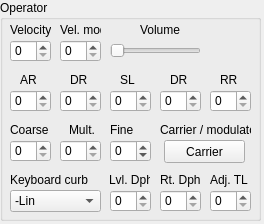
<?xml version="1.0" encoding="UTF-8"?>
<ui version="4.0">
 <class>QOperateur</class>
 <widget class="QWidget" name="QOperateur">
  <property name="geometry">
   <rect>
    <x>0</x>
    <y>0</y>
    <width>264</width>
    <height>224</height>
   </rect>
  </property>
  <property name="windowTitle">
   <string>Form</string>
  </property>
  <widget class="QGroupBox" name="grpBox_opera">
   <property name="geometry">
    <rect>
     <x>0</x>
     <y>0</y>
     <width>261</width>
     <height>221</height>
    </rect>
   </property>
   <property name="title">
    <string>Operator</string>
   </property>
   <widget class="QSpinBox" name="spnBox_AR">
    <property name="geometry">
     <rect>
      <x>10</x>
      <y>90</y>
      <width>41</width>
      <height>22</height>
     </rect>
    </property>
    <property name="maximum">
     <number>31</number>
    </property>
   </widget>
   <widget class="QSpinBox" name="spnBox_DR1">
    <property name="geometry">
     <rect>
      <x>60</x>
      <y>90</y>
      <width>41</width>
      <height>22</height>
     </rect>
    </property>
    <property name="maximum">
     <number>31</number>
    </property>
   </widget>
   <widget class="QSpinBox" name="spnBox_SL">
    <property name="geometry">
     <rect>
      <x>110</x>
      <y>90</y>
      <width>41</width>
      <height>22</height>
     </rect>
    </property>
    <property name="maximum">
     <number>15</number>
    </property>
   </widget>
   <widget class="QSpinBox" name="spnBox_DR2">
    <property name="geometry">
     <rect>
      <x>160</x>
      <y>90</y>
      <width>41</width>
      <height>22</height>
     </rect>
    </property>
    <property name="maximum">
     <number>31</number>
    </property>
   </widget>
   <widget class="QSpinBox" name="spnBox_RR">
    <property name="geometry">
     <rect>
      <x>210</x>
      <y>90</y>
      <width>41</width>
      <height>22</height>
     </rect>
    </property>
    <property name="maximum">
     <number>15</number>
    </property>
   </widget>
   <widget class="QLabel" name="lbl_AR">
    <property name="geometry">
     <rect>
      <x>20</x>
      <y>70</y>
      <width>20</width>
      <height>20</height>
     </rect>
    </property>
    <property name="text">
     <string>AR</string>
    </property>
   </widget>
   <widget class="QLabel" name="lbl_DR1">
    <property name="geometry">
     <rect>
      <x>70</x>
      <y>70</y>
      <width>20</width>
      <height>20</height>
     </rect>
    </property>
    <property name="text">
     <string>DR</string>
    </property>
   </widget>
   <widget class="QLabel" name="lbl_SL">
    <property name="geometry">
     <rect>
      <x>120</x>
      <y>70</y>
      <width>20</width>
      <height>20</height>
     </rect>
    </property>
    <property name="text">
     <string>SL</string>
    </property>
   </widget>
   <widget class="QLabel" name="lbl_DR2">
    <property name="geometry">
     <rect>
      <x>170</x>
      <y>70</y>
      <width>20</width>
      <height>20</height>
     </rect>
    </property>
    <property name="text">
     <string>DR</string>
    </property>
   </widget>
   <widget class="QLabel" name="lbl_RR">
    <property name="geometry">
     <rect>
      <x>220</x>
      <y>70</y>
      <width>20</width>
      <height>20</height>
     </rect>
    </property>
    <property name="text">
     <string>RR</string>
    </property>
   </widget>
   <widget class="QLabel" name="lbl_velmod">
    <property name="geometry">
     <rect>
      <x>60</x>
      <y>20</y>
      <width>41</width>
      <height>20</height>
     </rect>
    </property>
    <property name="text">
     <string>Vel. mod</string>
    </property>
   </widget>
   <widget class="QSpinBox" name="spnBox_velmod">
    <property name="geometry">
     <rect>
      <x>60</x>
      <y>40</y>
      <width>41</width>
      <height>22</height>
     </rect>
    </property>
    <property name="maximum">
     <number>3</number>
    </property>
   </widget>
   <widget class="QSpinBox" name="spnBox_velocity">
    <property name="geometry">
     <rect>
      <x>10</x>
      <y>40</y>
      <width>41</width>
      <height>22</height>
     </rect>
    </property>
    <property name="maximum">
     <number>31</number>
    </property>
   </widget>
   <widget class="QLabel" name="lbl_velocity">
    <property name="geometry">
     <rect>
      <x>10</x>
      <y>20</y>
      <width>41</width>
      <height>20</height>
     </rect>
    </property>
    <property name="text">
     <string>Velocity</string>
    </property>
   </widget>
   <widget class="QLabel" name="lbl_detune">
    <property name="geometry">
     <rect>
      <x>110</x>
      <y>120</y>
      <width>41</width>
      <height>20</height>
     </rect>
    </property>
    <property name="text">
     <string>Fine</string>
    </property>
   </widget>
   <widget class="QSpinBox" name="spnBox_coarse">
    <property name="geometry">
     <rect>
      <x>10</x>
      <y>140</y>
      <width>41</width>
      <height>22</height>
     </rect>
    </property>
    <property name="maximum">
     <number>3</number>
    </property>
   </widget>
   <widget class="QLabel" name="lbl_coarse">
    <property name="geometry">
     <rect>
      <x>10</x>
      <y>120</y>
      <width>41</width>
      <height>20</height>
     </rect>
    </property>
    <property name="text">
     <string>Coarse</string>
    </property>
   </widget>
   <widget class="QSpinBox" name="spnBox_multiple">
    <property name="geometry">
     <rect>
      <x>60</x>
      <y>140</y>
      <width>41</width>
      <height>22</height>
     </rect>
    </property>
    <property name="maximum">
     <number>15</number>
    </property>
   </widget>
   <widget class="QLabel" name="lbl_multiple">
    <property name="geometry">
     <rect>
      <x>69</x>
      <y>120</y>
      <width>31</width>
      <height>20</height>
     </rect>
    </property>
    <property name="text">
     <string>Mult.</string>
    </property>
   </widget>
   <widget class="QSpinBox" name="spnBox_fine">
    <property name="geometry">
     <rect>
      <x>110</x>
      <y>140</y>
      <width>41</width>
      <height>22</height>
     </rect>
    </property>
    <property name="minimum">
     <number>-4</number>
    </property>
    <property name="maximum">
     <number>3</number>
    </property>
   </widget>
   <widget class="QLabel" name="lbl_lvldph">
    <property name="geometry">
     <rect>
      <x>109</x>
      <y>170</y>
      <width>41</width>
      <height>20</height>
     </rect>
    </property>
    <property name="text">
     <string>Lvl. Dph.</string>
    </property>
   </widget>
   <widget class="QSpinBox" name="spnBox_lvldph">
    <property name="geometry">
     <rect>
      <x>110</x>
      <y>190</y>
      <width>41</width>
      <height>22</height>
     </rect>
    </property>
    <property name="maximum">
     <number>15</number>
    </property>
   </widget>
   <widget class="QLabel" name="lbl_kbcurb">
    <property name="geometry">
     <rect>
      <x>10</x>
      <y>170</y>
      <width>81</width>
      <height>20</height>
     </rect>
    </property>
    <property name="text">
     <string>Keyboard curb</string>
    </property>
   </widget>
   <widget class="QLabel" name="lbl_rtdph">
    <property name="geometry">
     <rect>
      <x>160</x>
      <y>170</y>
      <width>41</width>
      <height>20</height>
     </rect>
    </property>
    <property name="text">
     <string>Rt. Dph.</string>
    </property>
   </widget>
   <widget class="QSpinBox" name="spnBox_rtdph">
    <property name="geometry">
     <rect>
      <x>160</x>
      <y>190</y>
      <width>41</width>
      <height>22</height>
     </rect>
    </property>
    <property name="maximum">
     <number>3</number>
    </property>
   </widget>
   <widget class="QSpinBox" name="spnBox_adjTL">
    <property name="geometry">
     <rect>
      <x>210</x>
      <y>190</y>
      <width>41</width>
      <height>22</height>
     </rect>
    </property>
    <property name="maximum">
     <number>15</number>
    </property>
   </widget>
   <widget class="QLabel" name="lbl_adjTL">
    <property name="geometry">
     <rect>
      <x>210</x>
      <y>170</y>
      <width>41</width>
      <height>20</height>
     </rect>
    </property>
    <property name="text">
     <string>Adj. TL</string>
    </property>
   </widget>
   <widget class="QPushButton" name="pshBut_carrier">
    <property name="geometry">
     <rect>
      <x>164</x>
      <y>140</y>
      <width>81</width>
      <height>23</height>
     </rect>
    </property>
    <property name="text">
     <string>Carrier</string>
    </property>
    <property name="checkable">
     <bool>true</bool>
    </property>
   </widget>
   <widget class="QLabel" name="lbl_carrmod">
    <property name="geometry">
     <rect>
      <x>160</x>
      <y>120</y>
      <width>91</width>
      <height>20</height>
     </rect>
    </property>
    <property name="text">
     <string>Carrier / modulator</string>
    </property>
   </widget>
   <widget class="QSlider" name="hzSlider_volume">
    <property name="geometry">
     <rect>
      <x>110</x>
      <y>40</y>
      <width>91</width>
      <height>21</height>
     </rect>
    </property>
    <property name="maximum">
     <number>127</number>
    </property>
    <property name="orientation">
     <enum>Qt::Horizontal</enum>
    </property>
   </widget>
   <widget class="QLabel" name="lbl_volume">
    <property name="geometry">
     <rect>
      <x>140</x>
      <y>20</y>
      <width>41</width>
      <height>20</height>
     </rect>
    </property>
    <property name="text">
     <string>Volume</string>
    </property>
   </widget>
   <widget class="QComboBox" name="cmbBox_kbcurb">
    <property name="geometry">
     <rect>
      <x>10</x>
      <y>190</y>
      <width>91</width>
      <height>22</height>
     </rect>
    </property>
    <item>
     <property name="text">
      <string>-Lin</string>
     </property>
    </item>
    <item>
     <property name="text">
      <string>+Lin</string>
     </property>
    </item>
    <item>
     <property name="text">
      <string>-Exp</string>
     </property>
    </item>
    <item>
     <property name="text">
      <string>+Exp</string>
     </property>
    </item>
   </widget>
  </widget>
 </widget>
 <resources/>
 <connections/>
</ui>
